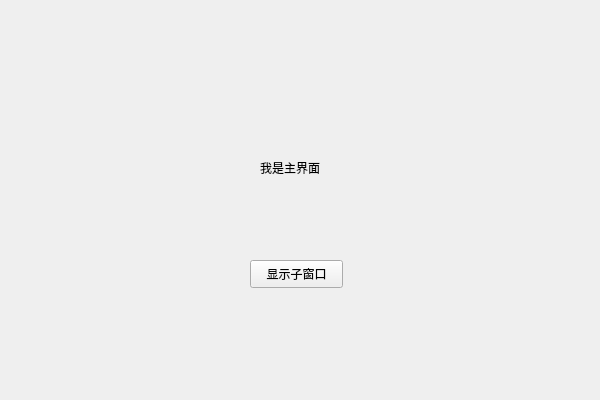
<?xml version="1.0" encoding="UTF-8"?>
<ui version="4.0">
 <class>MyWidgetClass</class>
 <widget class="QWidget" name="MyWidgetClass">
  <property name="geometry">
   <rect>
    <x>0</x>
    <y>0</y>
    <width>600</width>
    <height>400</height>
   </rect>
  </property>
  <property name="windowTitle">
   <string>MyWidget</string>
  </property>
  <widget class="QLabel" name="label">
   <property name="geometry">
    <rect>
     <x>260</x>
     <y>160</y>
     <width>72</width>
     <height>15</height>
    </rect>
   </property>
   <property name="text">
    <string>我是主界面</string>
   </property>
  </widget>
  <widget class="QPushButton" name="showChildButton">
   <property name="geometry">
    <rect>
     <x>250</x>
     <y>260</y>
     <width>93</width>
     <height>28</height>
    </rect>
   </property>
   <property name="text">
    <string>显示子窗口</string>
   </property>
  </widget>
 </widget>
 <layoutdefault spacing="6" margin="11"/>
 <resources>
  <include location="MyWidget.qrc"/>
 </resources>
 <connections/>
</ui>
